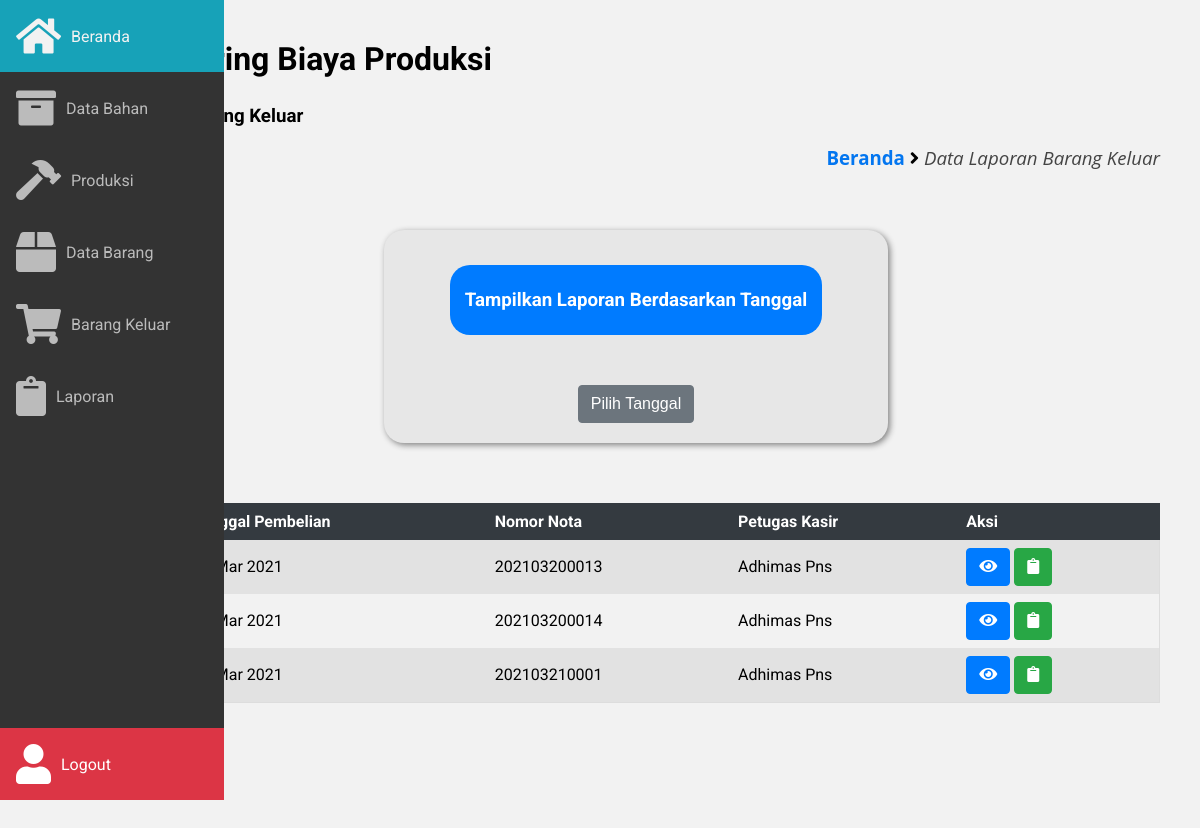
Before: /frontend/laporan/index.php with the older database file.
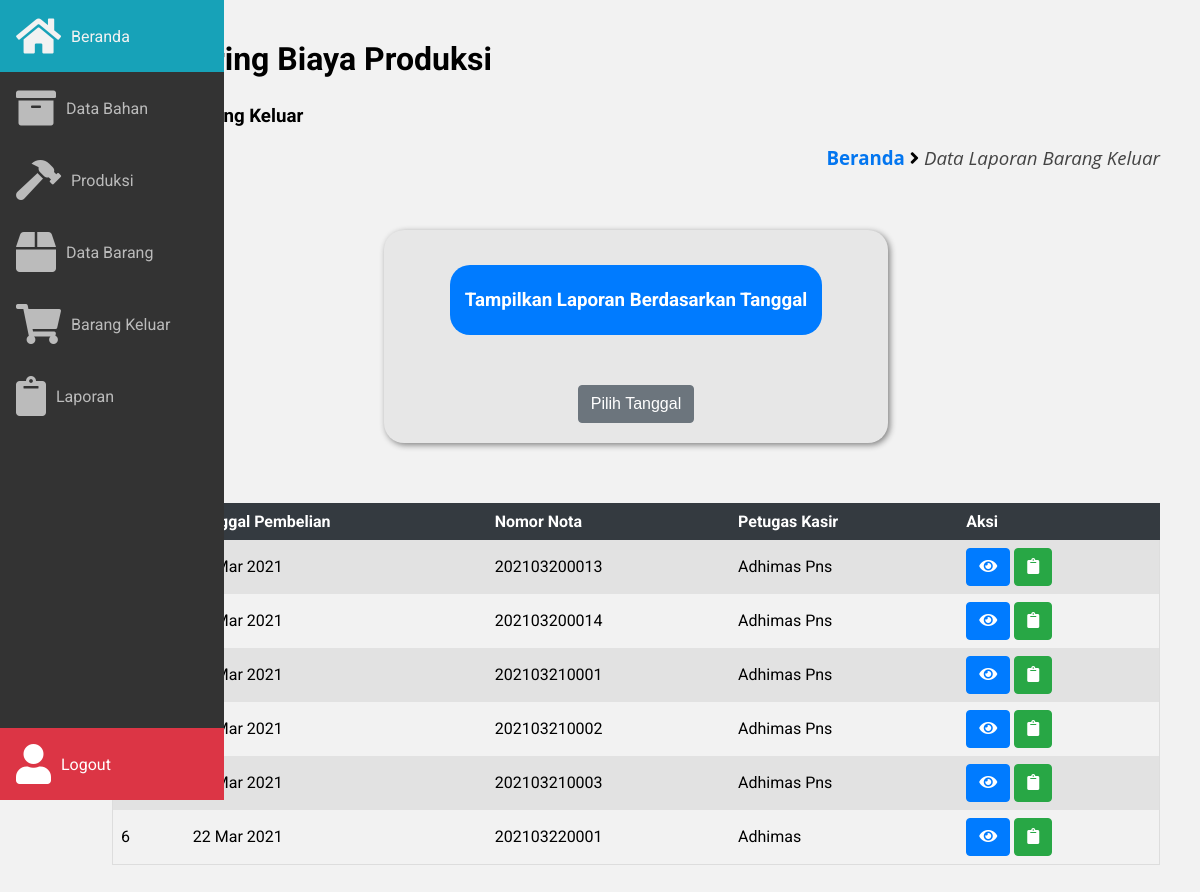
After: the same page with the newer database file.
### tables this page shows
CREATE TABLE `laporan_brg_keluar` (
  `id_laporan` int(11) NOT NULL,
  `tgl_laporan` date NOT NULL,
  `nomor_transaksi` varchar(20) NOT NULL,
  `omzet` int(20) NOT NULL,
  `petugas_kasir` varchar(50) NOT NULL,
  `ket_laporan` text NOT NULL
);

### frontend/laporan/index.php (the view, shortened to what this page needs)
<!DOCTYPE html>
<html lang="pt-BR">
	<head>
		<link rel="stylesheet" href="https://pro.fontawesome.com/releases/v5.10.0/css/all.css"/>
		<link
			rel="stylesheet"
			href="https://cdn.materialdesignicons.com/4.9.95/css/materialdesignicons.min.css"
		/>
		<link rel="stylesheet" href="../../assets/css/main.css" />
		<link rel="stylesheet" href="../../assets/css/style.css" />
		<link rel="stylesheet" href="../../assets/css/sidebar.css" />
	</head>
	<body>
	<?php
		include '../../database/koneksi.php';
		include '../../frontend/layout/sidebar.php';
	?>
		<main class="main">
			<section>
				<h2>Monitoring Biaya Produksi</h2>
				<h3>Laporan Barang Keluar</h3>
				<div class="breadcrumb">
          <h3>
						<a href="../../beranda.php?page=beranda">Beranda</a> <i class="fa fa-angle-right"></i>
						<span class="akhir-link-breadcrumb">Data Laporan Barang Keluar</span>
					</h3>
				</div>
				<div class="container margin-bottom-100">
					<div class="baris baris-tengah">
            <div class="kolom-50">
              <div class="box-konten-radius padding-20 backgorund-e7">
                <center>
                  <div class="box-header-radius-80 background-biru teks-putih margin-bottom-50">
                    <h3>Tampilkan Laporan Berdasarkan Tanggal</h3>
                  </div>
                </center>
                <center>
                  <button id="myBtn" class="tmbl tmbl-abu-abu">Pilih Tanggal</button>
                </center>
              </div>
            </div>
            <div class="kolom-100 margin-top-50">
              <div class="table-box">
                <table class="table-responsive">
                  <tr class="thead-dark">
                    <th>No</th>
                    <th>Tanggal Pembelian</th>
                    <th>Nomor Nota</th>
                    <th>Petugas Kasir</th>
                    <th>Aksi</th>
                  </tr>
                  <?php
                    $no                 = 1;
                    $sqlSelectLaporan   = "SELECT * FROM laporan_brg_keluar";
                    $querySelectLaporan = mysqli_query($host, $sqlSelectLaporan);
                    while ($dataLaporan = mysqli_fetch_assoc($querySelectLaporan)) {
                  ?>
                  <tr>
                    <td><?= $no++ ?></td>
                    <td><?= date('d M Y', strtotime($dataLaporan['tgl_laporan']))  ?></td>
                    <td><?= $dataLaporan['nomor_transaksi'] ?></td>
                    <td><?= $dataLaporan['petugas_kasir'] ?></td>
                    <td>
                      <a href="detail_laporan.php?Tr=<?= $dataLaporan['nomor_transaksi'] ?>&page=laporan" class="tmbl tmbl-biru">
                        <i class="fa fa-eye"></i>
                      </a>
                      <a href="" class="tmbl tmbl-hijau">
                        <i class="fa fa-clipboard"></i>
                      </a>
                    </td>
                  </tr>
                  <?php } ?>
                </table>
              </div>
            </div>
          </div>
				</div>
      </section>
		</main>
	</body>
</html>

### frontend/layout/sidebar.php (shortened to what this page needs)
<aside class="sidebar">
	<nav>
		<ul class="sidebar__nav">
			<li>
				<a href="/Monitoring/beranda.php?page=beranda" class="sidebar__nav__link <?php if($_GET['page'] == 'beranda'){  ?>sidebar-active <?php }?>">
					<i class="fa fa-home"></i>
				</a>
			</li>
			<li>
				<a href="/Monitoring/frontend/bahan/index.php?page=bahan" class="sidebar__nav__link <?php if($_GET['page'] == 'bahan'){  ?>sidebar-active <?php } ?>">
					<i class="fas fa-archive"></i>
				</a>
			</li>
			<li>
				<a href="/Monitoring/frontend/produksi/index.php?page=produksi" class="sidebar__nav__link <?php if($_GET['page'] == 'produksi'){  ?>sidebar-active <?php } ?>">
					<i class="fas fa-hammer"></i>
				</a>
			</li>
			<li>
				<a href="/Monitoring/frontend/data_barang/index.php?page=databarang" class="sidebar__nav__link <?php if($_GET['page'] == 'databarang'){  ?>sidebar-active <?php } ?>">
					<i class="fas fa-box"></i>
				</a>
			</li>
			<li>
				<a href="/Monitoring/frontend/barang_keluar/index.php?page=barangkeluar" class="sidebar__nav__link <?php if($_GET['page'] == 'barangkeluar'){  ?>sidebar-active <?php } ?>">
					<i class="fas fa-shopping-cart"></i>
				</a>
			</li>
			<li>
				<a href="/Monitoring/frontend/laporan/index.php?page=laporan" class="sidebar__nav__link <?php if($_GET['page'] == 'laporan'){  ?>sidebar-active <?php } ?>">
					<i class="fas fa-clipboard"></i>
				</a>
			</li>
			<li>
				<a onclick="return confirm('Anda yakin ingin logout ?')" href="#" class="sidebar__nav__link link-lgout">
					<i class="fas fa-user"></i>
				</a>
			</li>
		</ul>
	</nav>
</aside>

### assets/css/main.css (style rules this page uses)
:root { --sidebar-width: 4.5em; }
body { margin: 0; padding: 0; font-family: 'Roboto'; }
* { outline: none; box-sizing: border-box; }
.main { margin-left: auto; margin-right: auto; max-width: 100%; padding: 1.5em 1.5em; }
.main h2 { font-size: 2em; margin-top: 0px; }
@media (min-width: 572px) { .main { margin-left: var(--sidebar-width); } }
@media (min-width: 992px) { .main { padding: 2.5em; } }

### assets/css/style.css (style rules this page uses)
body { background-color: #f2f2f2; }
.breadcrumb { text-align: right; font-family: open sans; margin-bottom: 50px; }
.akhir-link-breadcrumb { font-weight: 400; font-style: italic; color: #444; }
.breadcrumb a { color: #0376f0; }
.table-box { overflow-x:auto !important; }
.table-responsive { border-collapse: collapse; border-spacing: 0; width: 100%; border: 1px solid #ddd; }
.table-responsive .thead-dark { background-color: #343a40 !important; border: 1px solid #343a40; color: #ffffff; }
.table-responsive, th, td { text-align: left; padding: 8px; }
.table-responsive tr:nth-child(even) { background-color: #e2e2e2 !important }
.tmbl { display: inline-block; font-weight: 400; color: #212529; text-align: center; vertical-align: middle; cursor: pointer; -webkit-user-select: none; -moz-user-select: none; -ms-user-select: none; user-select: none; background-color: transparent; border: 1px solid transparent; padding: 0.375rem 0.75rem; font-size: 1rem; line-height: 1.5; border-radius: 0.25rem; transition: color 0.15s ease-in-out, background-color 0.15s ease-in-out, border-color 0.15s ease-in-out, box-shadow 0.15s ease-in-out; }
.tmbl-biru { color: #fff; background-color: #007bff; border-color: #007bff; }
.tmbl-hijau { color: #fff; background-color: #28a745; border-color: #28a745; }
.tmbl-abu-abu { color: #fff; background-color: #6c757d; border-color: #6c757d; }
.background-biru { background-color: #007bff !important; }
.backgorund-e7 { background-color: #e7e7e7 !important; }
.teks-putih { color: #ffffff !important; }
.box-konten-radius { width: 100%; height: auto; border-radius: 20px; overflow: hidden; box-shadow: 2px 2px 6px grey; }
.box-header-radius-80 { width: 80%; margin-top: 15px; background-color: white; border-radius: 20px; padding: 5px; }
a { text-decoration: none; }
.container { width: 100%; padding-right: 15px; padding-left: 15px; margin-right: auto; margin-left: auto; }
.baris { display: -ms-flexbox; display: flex; -ms-flex-wrap: wrap; flex-wrap: wrap; margin-right: -15px; margin-left: -15px; }
.baris-tengah { -ms-flex-pack: center !important; justify-content: center !important; }
.margin-bottom-100 { margin-bottom: 100px !important; }
.margin-top-50 { margin-top: 50px !important; }
.margin-bottom-50 { margin-bottom: 50px !important; }
.padding-20 { padding: 20px !important; }
@media screen and (min-width: 400px) { .container { max-width: 400px; } }
@media screen and (min-width: 400px) { .kolom-100 { width: 100% !important; } }
@media screen and (min-width: 400px) { .kolom-50 { padding: 10px; width: 100% !important; } }
@media screen and (min-width: 400px) { .margin-bottom-50 { margin-bottom: 50px !important; } }
@media (min-width: 576px) { .container { max-width: 540px; } }
@media (min-width: 768px) { .container { max-width: 720px; } }
@media (min-width: 992px) { .container { max-width: 960px; } }
@media (min-width: 1200px) { .container { max-width: 1140px; } }
@media (min-width: 1200px) { .kolom-100 { width: 100% !important; } }
@media (min-width: 1200px) { .kolom-50 { padding: 10px; width: 50% !important; } }

### assets/css/sidebar.css (style rules this page uses)
.sidebar { background-color: #333; position: fixed; transition: width 0.2s ease; }
.sidebar nav { height: 100%; }
.sidebar .sidebar__nav { display: flex; height: 100%; list-style: none; margin: 0; padding: 0; }
.sidebar .sidebar__nav .sidebar__nav__link { align-items: center; color: #bbb; display: flex; padding-left: 20px; text-decoration: none; transition: color 0.2s ease, background-color 0.2s ease; }
.sidebar .sidebar__nav .link-lgout { background-color: #dc3545; color: white; }
.sidebar .sidebar__nav i { align-items: center; display: flex; justify-content: center; }
@media (min-width: 572px) { .sidebar { height: 100vh; left: 0; width: var(--sidebar-width); } }
@media (min-width: 572px) { .sidebar .sidebar__nav { flex-direction: column; } }
@media (min-width: 572px) { .sidebar .sidebar__nav li:last-child { margin-top: auto; } }
@media (min-width: 572px) { .sidebar .sidebar__nav .sidebar__nav__link { padding: 1em; } }
@media (min-width: 572px) { .sidebar .sidebar__nav i { font-size: 2.5rem; } }

Changed rows visible on the page:
added laporan_brg_keluar: tgl_laporan "21 Mar 2021", nomor_transaksi "202103210002", petugas_kasir "Adhimas Pns"
added laporan_brg_keluar: tgl_laporan "21 Mar 2021", nomor_transaksi "202103210003", petugas_kasir "Adhimas Pns"
added laporan_brg_keluar: tgl_laporan "22 Mar 2021", nomor_transaksi "202103220001", petugas_kasir "Adhimas"
